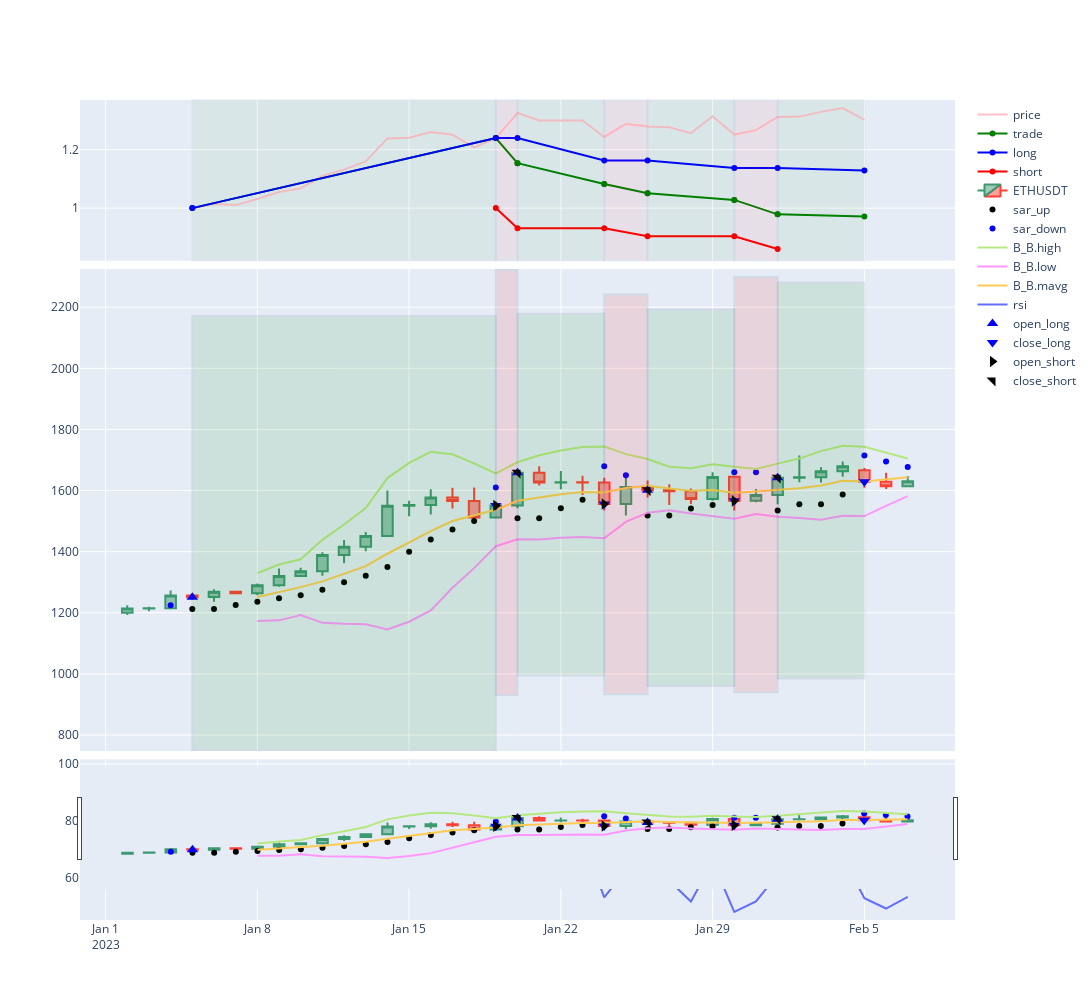
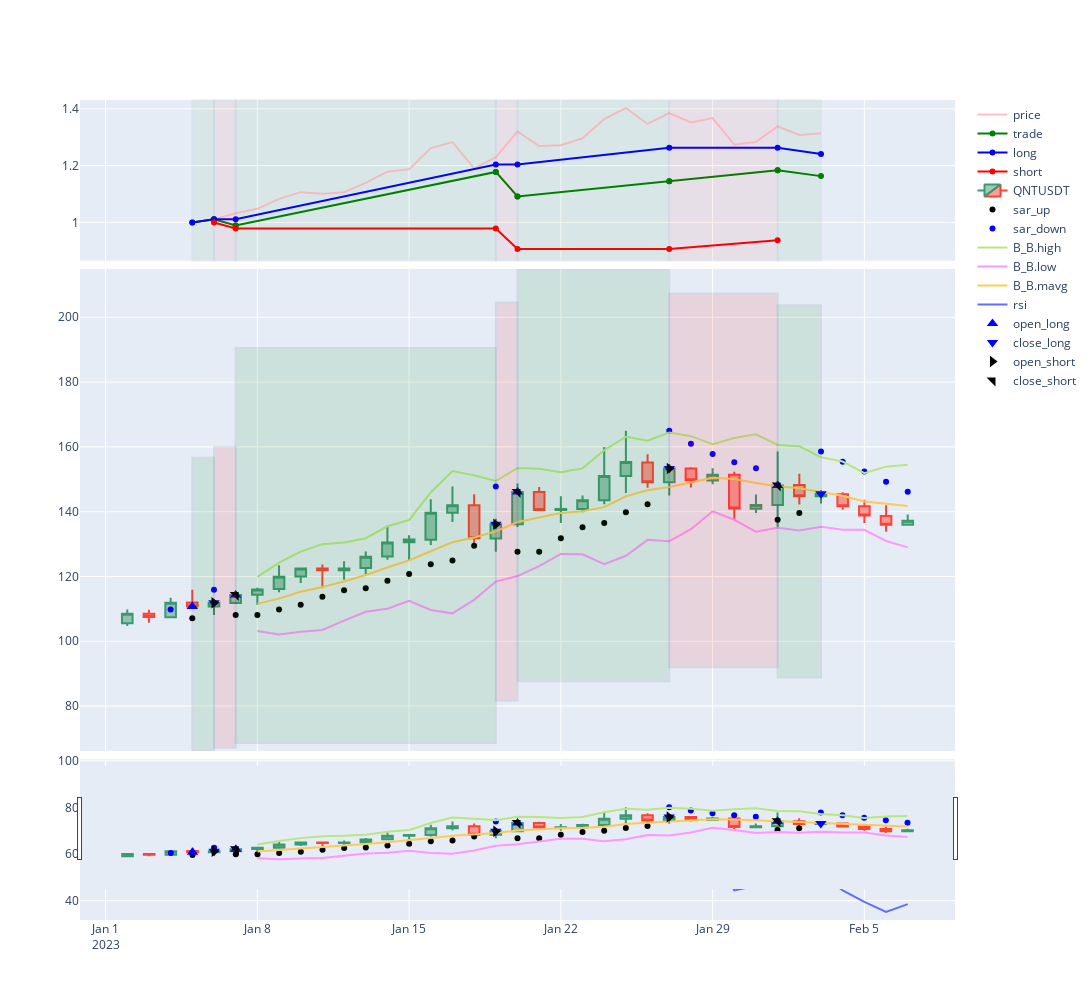

Write notebook code for charts like these, in order.
### Code cell
backtest.plot("ETHUSDT")
backtest.plot("QNTUSDT")
